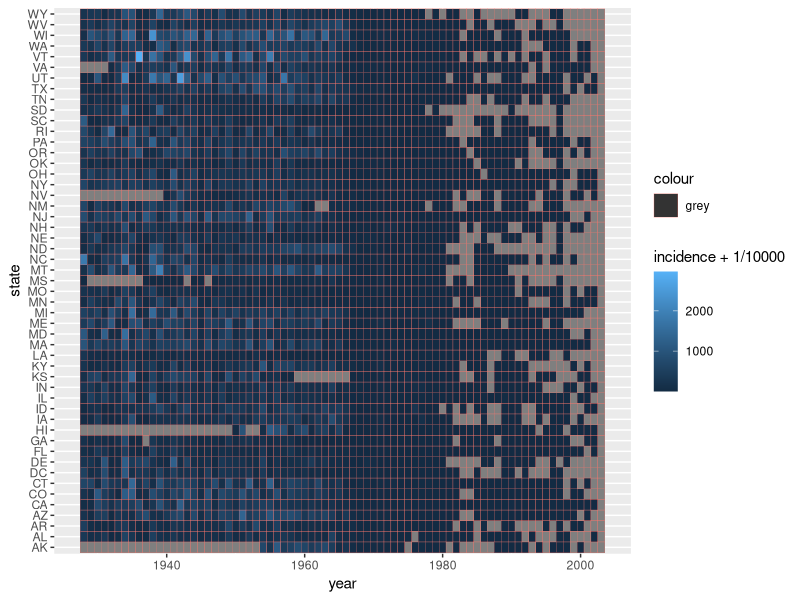
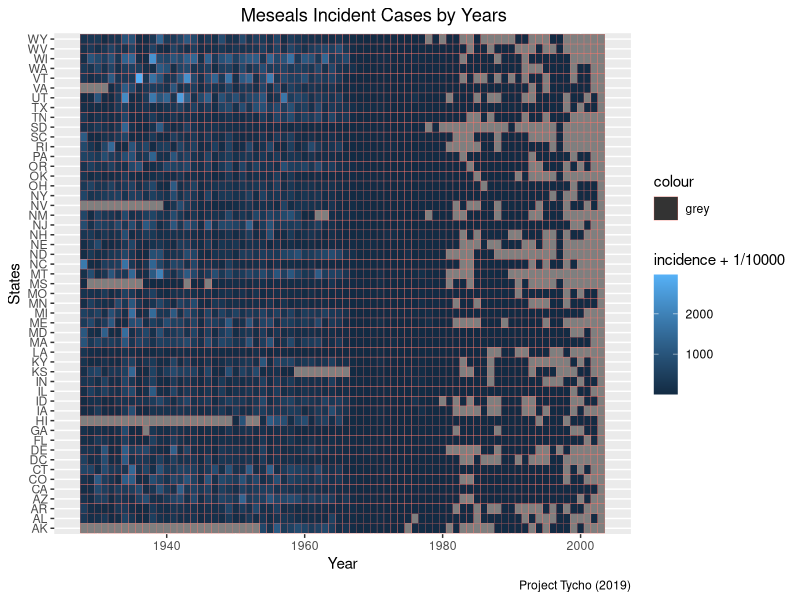
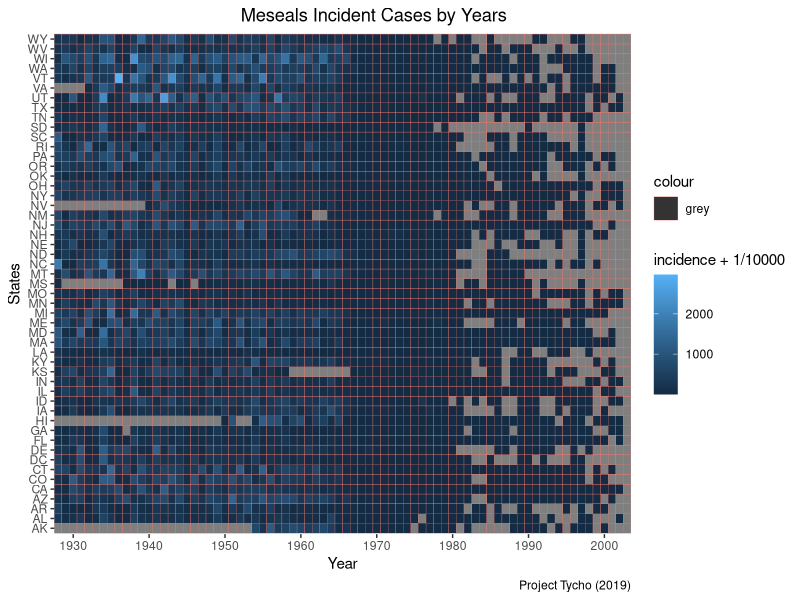
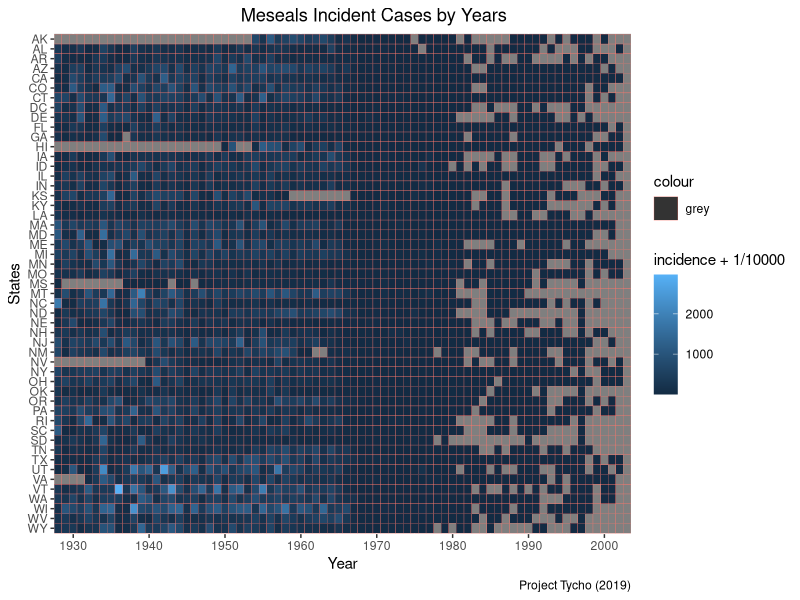
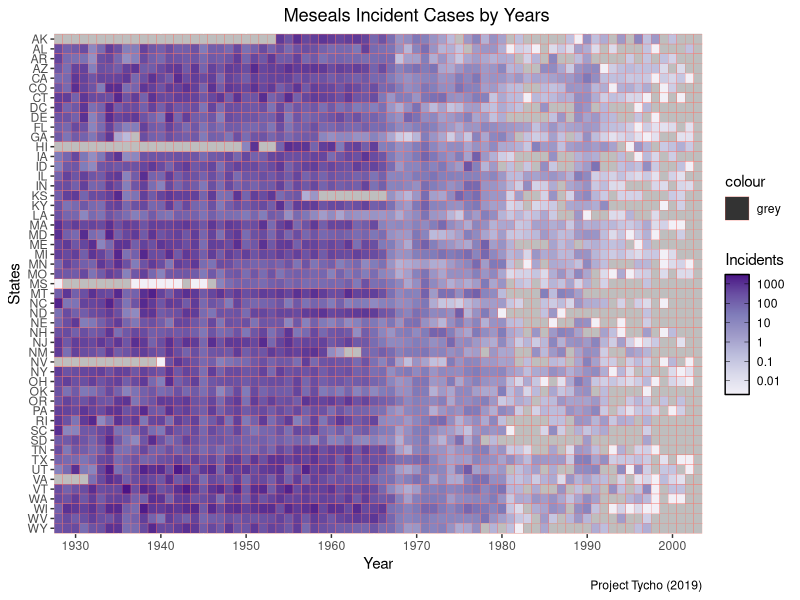
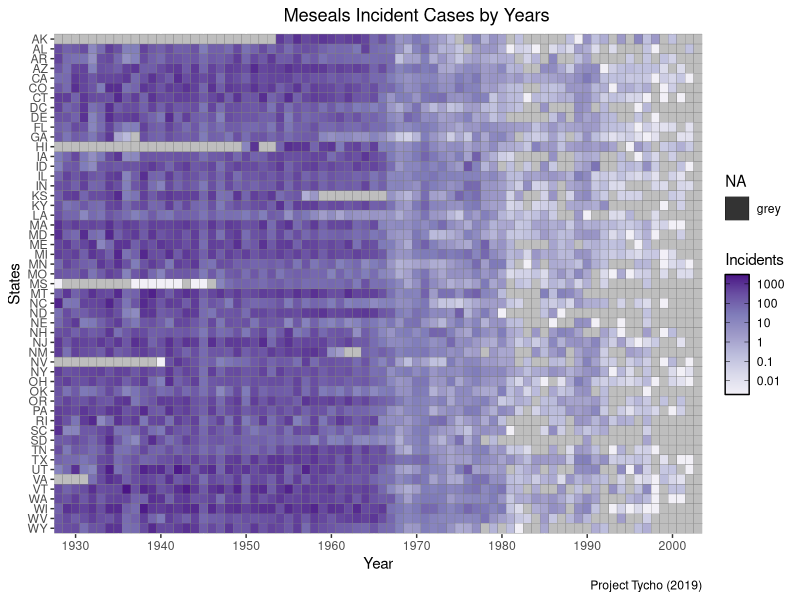

These charts were generated, in order, by the following R code:
## ---- chunk 1
knitr::opts_chunk$set(message = TRUE, 
                      fig.align = "center", 
                      fig.height = 4, 
                      fig.width = 5)
## ---- chunk 2
library(tidyverse)
## ---- chunk 3
meseals <- as_tibble(read.csv("measles_for_ggplot2.csv"))
meseals
## ---- chunk 4
v1 <- ggplot(data = meseals, aes(x = year, y = state, fill = incidence + 1/10000, colour = "grey")) + 
  geom_tile()
v1
## ---- chunk 5
ex04 <- v1 + 
  labs(x = "Year",
       y = "States", 
       title = "Meseals Incident Cases by Years",
       caption = "Project Tycho (2019)") + 
  theme(plot.title = element_text(hjust = 0.6))

ex04
## ---- chunk 6
ex05 <- ex04 +
  scale_x_continuous(breaks = seq(1930,2000, 10),
                     expand = expansion(0))

ex05
## ---- chunk 7
ex06 <- ex05 + 
  scale_y_discrete(limits=rev)

ex06
## ---- chunk 8
ex07 <- ex06 +
  scale_fill_distiller(
    palette = "Purples",
    breaks = 10^(-2:3),
    limits = c(2e-3, NA),
    direction = 1,
    labels = prettyNum,
    trans = "log10",
    guide = guide_colourbar(
      frame.colour = "black",
      ticks.colour = "black"
    ),
    name = "Incidents",
    oob = scales::squish,
    na.value = "grey"
  )
ex07
## ---- chunk 9
ex08 <- ex07 + 
  scale_colour_manual(values=NA) +
  guides(colour=guide_legend(NA, override.aes=list(colour="black")))
ex08
